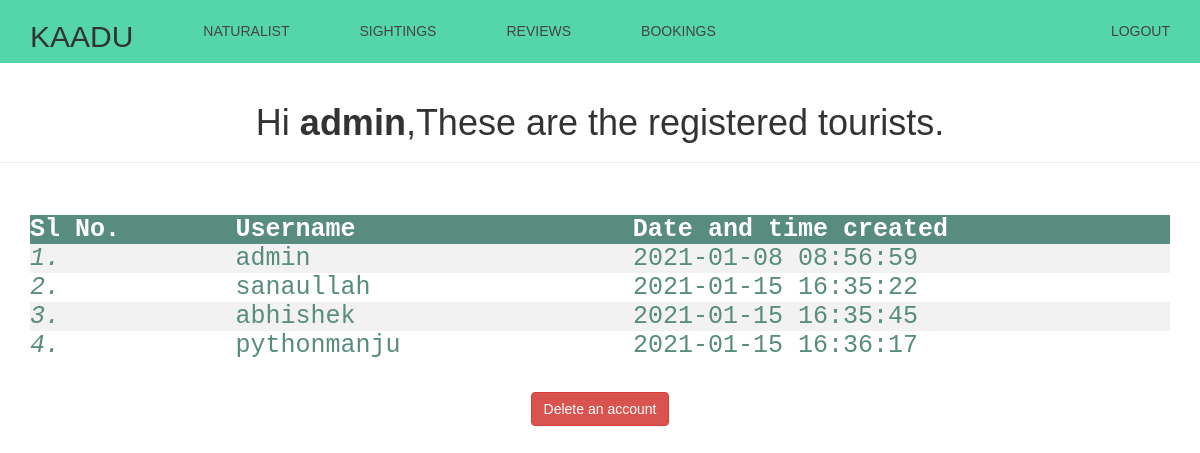
/viewusers.php (signed in), run on the app's committed database.
### tables this page shows
CREATE TABLE `users` (
  `id` int NOT NULL AUTO_INCREMENT,
  `username` varchar(50) NOT NULL,
  `password` varchar(255) NOT NULL,
  `created_at` datetime DEFAULT CURRENT_TIMESTAMP,
  PRIMARY KEY (`id`),
  UNIQUE KEY `username` (`username`)
);

### viewusers.php (the view, shortened to what this page needs)
<!DOCTYPE html>
<html lang="en">
<head><link rel="stylesheet" href="navigation.css">
    <link rel="stylesheet" href="https://maxcdn.bootstrapcdn.com/bootstrap/3.3.7/css/bootstrap.css">
</head>
<body>
<header>
    <div class="container">
        <h2 class="logo">KAADU</h2>
        <nav>
            <ul>
            <li class="left"><a href="viewnaturalist.php">Naturalist</a></li>
            <li class="left"><a href="welcomeadmin.php">Sightings</a></li>
            <li class="left"><a href="viewusersreview.php">Reviews</a></li>
            <li class="left"><a href="viewbookings.php">Bookings</a></li>
            <li class="right"><a href="logoutadmin.php">LOGOUT</a></li>
            </ul>
        </nav>
    </div>
</header>
    <div class="page-header">
    <h1>Hi <b><?php echo htmlspecialchars($_SESSION["username"]) ?></b>,These are the registered tourists.</h1>
    </div>
    <div>
    <div class="container" align="center">
        <div class="tab-content">
            <div class="tab-pane fade in active" id="welcome">
            <br><br>
            <div class="text">
            <table>
<tr>
<th>   Sl No.  </th>
<th>  &nbsp;&nbsp;&nbsp; Username &nbsp;&nbsp;&nbsp;&nbsp;  </th>
<th>   &nbsp;&nbsp;&nbsp;Date and time created   </th>
</tr>
<?php
$conn = mysqli_connect("localhost", "root", "", "kaadu");
$sql = "SELECT username,created_at FROM users";
$result = $conn->query($sql);
if ($result->num_rows > 0) {
while($row = $result->fetch_assoc()) {
echo "<tr><td><i></i></td><td>&nbsp;&nbsp;&nbsp;&nbsp;"
. $row["username"]. "</td><td>&nbsp;&nbsp;&nbsp;" . $row["created_at"] . "</td></tr>";
}
echo "</table>";
} else { echo "0 results"; }
?>
            </div>
        </div>
        </div>
    </div>
    <br><br><div><a href="deleteuser.php" class="btn btn-danger">Delete an account</a></div>
</body>
</html>

### navigation.css (style rules this page uses)
body { margin: 0; font-family: 'Work Sans', sans-serif; font-weight: 800; }
.container { width: 80%; margin: 0 auto; }
header { background: #55d6aa; }
header::after { content: ''; display: table; clear: both; }
.logo { float: left; padding: 0px 0; }
.right { float: right; }
.left { float: left; }
nav ul { margin: 0; padding: 0; list-style: none; }
nav li { display: inline-block; margin-left: 70px; padding-top: 23px; position: relative; }
nav a { color: #444; text-decoration: none; text-transform: uppercase; font-size: 14px; }
nav a::before { content: ''; display: block; height: 5px; background-color: #444; position: absolute; top: 0; width: 0%; transition: all ease-in-out 250ms; }

### viewusers.php (style rules this page uses)
body { font: 14px sans-serif; text-align: center; }
table { border-collapse: collapse; width: 100%; color: #588c7e; font-family: monospace; font-size: 25px; text-align: left; }
body { counter-reset: my-sec-counter; }
i::before { counter-increment: my-sec-counter; content:counter(my-sec-counter) "."; }
th { background-color: #588c7e; color: white; }
tr:nth-child(even) { background-color: #f2f2f2 }

### data on the page
users: username "admin", created_at "2021-01-08 08:56:59"
users: username "sanaullah", created_at "2021-01-15 16:35:22"
users: username "abhishek", created_at "2021-01-15 16:35:45"
users: username "pythonmanju", created_at "2021-01-15 16:36:17"

### other printed values
$_SESSION["username"] "admin"
